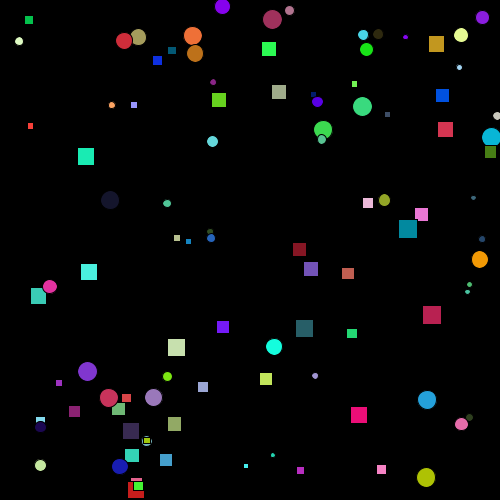
Frame 1 (no input)
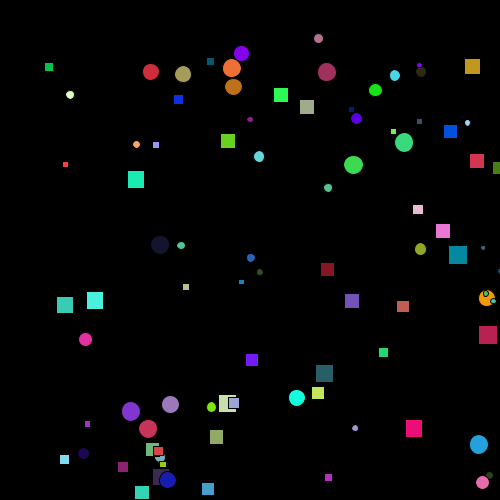
Frame 60 (the mouse pressed at the canvas centre just before this capture)
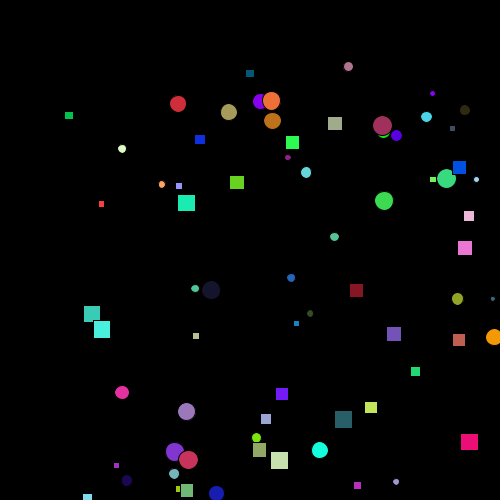
Frame 120 (the mouse held since frame 60 and released just before this capture)

The Processing sketch that drew these frames (run headless with seeded random() and noise(); from frame 60 on, the mouse is pressed at the canvas centre):

// Processing sketch: sketch_200902b
// ── sketch_200902b.pde
int number = 50;
MyEllipse [] e_array;
MyRectangle [] r_array;

void setup() {
  size(500, 500);
  smooth();
  e_array = new MyEllipse[number];
  r_array = new MyRectangle[number];
  
  
    for (int i = 0; i < number; i++) {
    e_array[i] = new MyEllipse(random(width), random(height), random(5,20), color(random(255),random(255),random(255)));

    r_array[i] = new MyRectangle(random(width), random(height), random(5,20), color(random(255),random(255),random(255)));
  }
}

void draw() {
  background(0);
  for (int i = 0; i < number; i++) {
    e_array[i].show();
    e_array[i].move();
    r_array[i].show();
    r_array[i].move();
  }
}

// ── Graphic.pde
abstract class Graphic {

  abstract void show();
  abstract void move();
}

// ── MyEllipse.pde
class MyEllipse extends Graphic {

  public float xposition;
  public float yposition;
  public float xstep;
  public float ystep;
  public float radius;
  public color c;

  MyEllipse(float xpos, float ypos, float rad, color c) {
    this.xposition = xpos;
    this.yposition = ypos;
    this.radius = rad;
    this.xstep = random(0.1,1);
    this.ystep = random(0.1,1);
    this.c = c;
  }

  public void show() {
    fill(c);
    ellipse(xposition, yposition, radius, radius);
  }

  public void move() {
    xposition += xstep;
    yposition += ystep;
  }
}

// ── MyRectangle.pde
class MyRectangle extends Graphic {

  public float xposition;
  public float yposition;
  public float xstep;
  public float ystep;
  public float radius;
  public color c;

  MyRectangle(float xpos, float ypos, float rad, color c) {
    this.xposition = xpos;
    this.yposition = ypos;
    this.radius = rad;
    this.xstep = random(0.1,1);
    this.ystep = random(0.1,1);
    this.c = c;
  }

  public void show() {
    fill(c);
    rect(xposition, yposition, radius, radius);
  }

  public void move() {
    xposition += xstep;
    yposition += ystep;
  }
}
